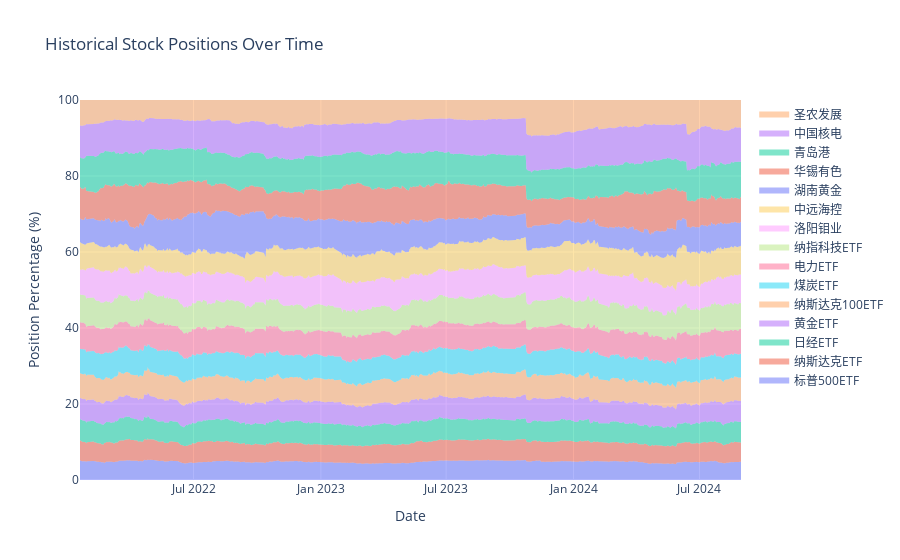

The notebook cell saved with this chart:
### Code cell
plot_historical_positions(dates, positions1, stock_names, stock_prices, window=window)

### Figure 1 — Plotly figure (JSON) as saved in the notebook; plotly's stock layout.template omitted (floating-point values rounded to 4 significant figures; data arrays with more than 128 entries replaced by an {"elided": "..."} marker saying what was removed)
{"data": [{"fill": "tozeroy", "hoverinfo": "text", "hovertemplate": "%{text}<extra></extra>", "mode": "none", "name": "标普500ETF", "text": {"elided": "636 str values"}, "type": "scatter", "x": {"elided": "636 str values"}, "y": {"elided": "636 float values"}}, {"fill": "tonexty", "hoverinfo": "text", "hovertemplate": "%{text}<extra></extra>", "mode": "none", "name": "纳斯达克ETF", "text": {"elided": "636 str values"}, "type": "scatter", "x": {"elided": "636 str values"}, "y": {"elided": "636 float values"}}, {"fill": "tonexty", "hoverinfo": "text", "hovertemplate": "%{text}<extra></extra>", "mode": "none", "name": "日经ETF", "text": {"elided": "636 str values"}, "type": "scatter", "x": {"elided": "636 str values"}, "y": {"elided": "636 float values"}}, {"fill": "tonexty", "hoverinfo": "text", "hovertemplate": "%{text}<extra></extra>", "mode": "none", "name": "黄金ETF", "text": {"elided": "636 str values"}, "type": "scatter", "x": {"elided": "636 str values"}, "y": {"elided": "636 float values"}}, {"fill": "tonexty", "hoverinfo": "text", "hovertemplate": "%{text}<extra></extra>", "mode": "none", "name": "纳斯达克100ETF", "text": {"elided": "636 str values"}, "type": "scatter", "x": {"elided": "636 str values"}, "y": {"elided": "636 float values"}}, {"fill": "tonexty", "hoverinfo": "text", "hovertemplate": "%{text}<extra></extra>", "mode": "none", "name": "煤炭ETF", "text": {"elided": "636 str values"}, "type": "scatter", "x": {"elided": "636 str values"}, "y": {"elided": "636 float values"}}, {"fill": "tonexty", "hoverinfo": "text", "hovertemplate": "%{text}<extra></extra>", "mode": "none", "name": "电力ETF", "text": {"elided": "636 str values"}, "type": "scatter", "x": {"elided": "636 str values"}, "y": {"elided": "636 float values"}}, {"fill": "tonexty", "hoverinfo": "text", "hovertemplate": "%{text}<extra></extra>", "mode": "none", "name": "纳指科技ETF", "text": {"elided": "636 str values"}, "type": "scatter", "x": {"elided": "636 str values"}, "y": {"elided": "636 float values"}}, {"fill": "tonexty", "hoverinfo": "text", "hovertemplate": "%{text}<extra></extra>", "mode": "none", "name": "洛阳钼业", "text": {"elided": "636 str values"}, "type": "scatter", "x": {"elided": "636 str values"}, "y": {"elided": "636 float values"}}, {"fill": "tonexty", "hoverinfo": "text", "hovertemplate": "%{text}<extra></extra>", "mode": "none", "name": "中远海控", "text": {"elided": "636 str values"}, "type": "scatter", "x": {"elided": "636 str values"}, "y": {"elided": "636 float values"}}, {"fill": "tonexty", "hoverinfo": "text", "hovertemplate": "%{text}<extra></extra>", "mode": "none", "name": "湖南黄金", "text": {"elided": "636 str values"}, "type": "scatter", "x": {"elided": "636 str values"}, "y": {"elided": "636 float values"}}, {"fill": "tonexty", "hoverinfo": "text", "hovertemplate": "%{text}<extra></extra>", "mode": "none", "name": "华锡有色", "text": {"elided": "636 str values"}, "type": "scatter", "x": {"elided": "636 str values"}, "y": {"elided": "636 float values"}}, {"fill": "tonexty", "hoverinfo": "text", "hovertemplate": "%{text}<extra></extra>", "mode": "none", "name": "青岛港", "text": {"elided": "636 str values"}, "type": "scatter", "x": {"elided": "636 str values"}, "y": {"elided": "636 float values"}}, {"fill": "tonexty", "hoverinfo": "text", "hovertemplate": "%{text}<extra></extra>", "mode": "none", "name": "中国核电", "text": {"elided": "636 str values"}, "type": "scatter", "x": {"elided": "636 str values"}, "y": {"elided": "636 float values"}}, {"fill": "tonexty", "hoverinfo": "text", "hovertemplate": "%{text}<extra></extra>", "mode": "none", "name": "圣农发展", "text": {"elided": "636 str values"}, "type": "scatter", "x": {"elided": "636 str values"}, "y": {"elided": "636 float values"}}], "layout": {"hovermode": "x unified", "showlegend": true, "title": {"text": "Historical Stock Positions Over Time"}, "xaxis": {"title": {"text": "Date"}}, "yaxis": {"range": [0, 100], "title": {"text": "Position Percentage (%)"}}}}
